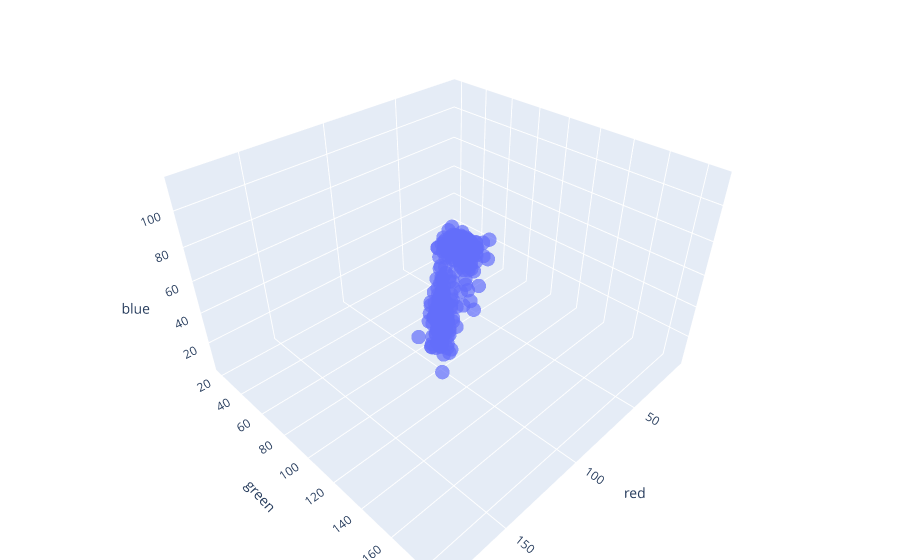

Notebook source saved alongside this figure:
### Code cell
import plotly
import plotly.express as px
import plotly.graph_objs as go
dfs = df.iloc[::100, ] # sample 1 data point every 100 pixels
points = go.Scatter3d(x=dfs.red, y=dfs.green, z=dfs.blue,
                    mode='markers', name='pixel value',
                    marker=dict(size=5, symbol='circle', opacity=0.7))
layout = go.Layout(scene=dict(xaxis=dict(title="red"),
                              yaxis=dict(title="green"),
                              zaxis=dict(title="blue")),
                   margin=dict(l=0, r=0, b=0, t=0))
fig = go.Figure(data=[points], layout=layout)
fig.show()

### Figure 1 — Plotly figure (JSON) as saved in the notebook; plotly's stock layout.template omitted (floating-point values rounded to 4 significant figures; data arrays with more than 128 entries replaced by an {"elided": "..."} marker saying what was removed)
{"data": [{"marker": {"opacity": 0.7, "size": 5, "symbol": "circle"}, "mode": "markers", "name": "pixel value", "type": "scatter3d", "x": {"elided": "291 int values"}, "y": {"elided": "291 int values"}, "z": {"elided": "291 int values"}}], "layout": {"margin": {"b": 0, "l": 0, "r": 0, "t": 0}, "scene": {"xaxis": {"title": {"text": "red"}}, "yaxis": {"title": {"text": "green"}}, "zaxis": {"title": {"text": "blue"}}}}}
